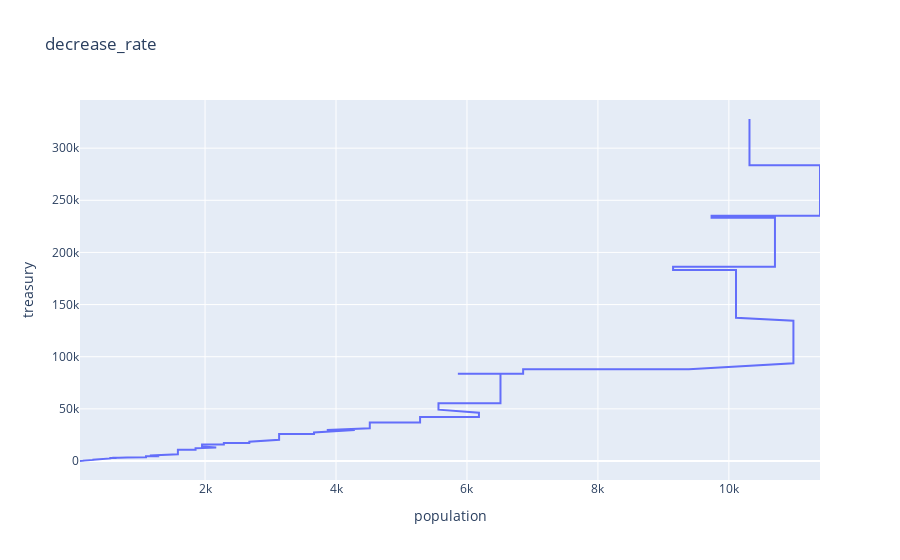

Source (notebook cell):
### Code cell
filtered_df = df.query('decrease_rate == 0.1 & run == 1')

filtered_df.plot(
    kind='line',
    x='population', # Variable on the horizontal axis
    y='treasury', # Variables on the vertical axis
    title="decrease_rate")

### Figure 1 — Plotly figure (JSON) as saved in the notebook; plotly's stock layout.template omitted (floating-point values rounded to 4 significant figures; data arrays with more than 128 entries replaced by an {"elided": "..."} marker saying what was removed)
{"data": [{"hovertemplate": "population=%{x}<br>treasury=%{y}<extra></extra>", "legendgroup": "", "line": {"color": "#636efa", "dash": "solid"}, "mode": "lines", "name": "", "orientation": "v", "showlegend": false, "type": "scatter", "x": {"elided": "366 int values"}, "xaxis": "x", "y": {"elided": "366 float values"}, "yaxis": "y"}], "layout": {"legend": {"tracegroupgap": 0}, "title": {"text": "decrease_rate"}, "xaxis": {"anchor": "y", "domain": [0, 1], "title": {"text": "population"}}, "yaxis": {"anchor": "x", "domain": [0, 1], "title": {"text": "treasury"}}}}
